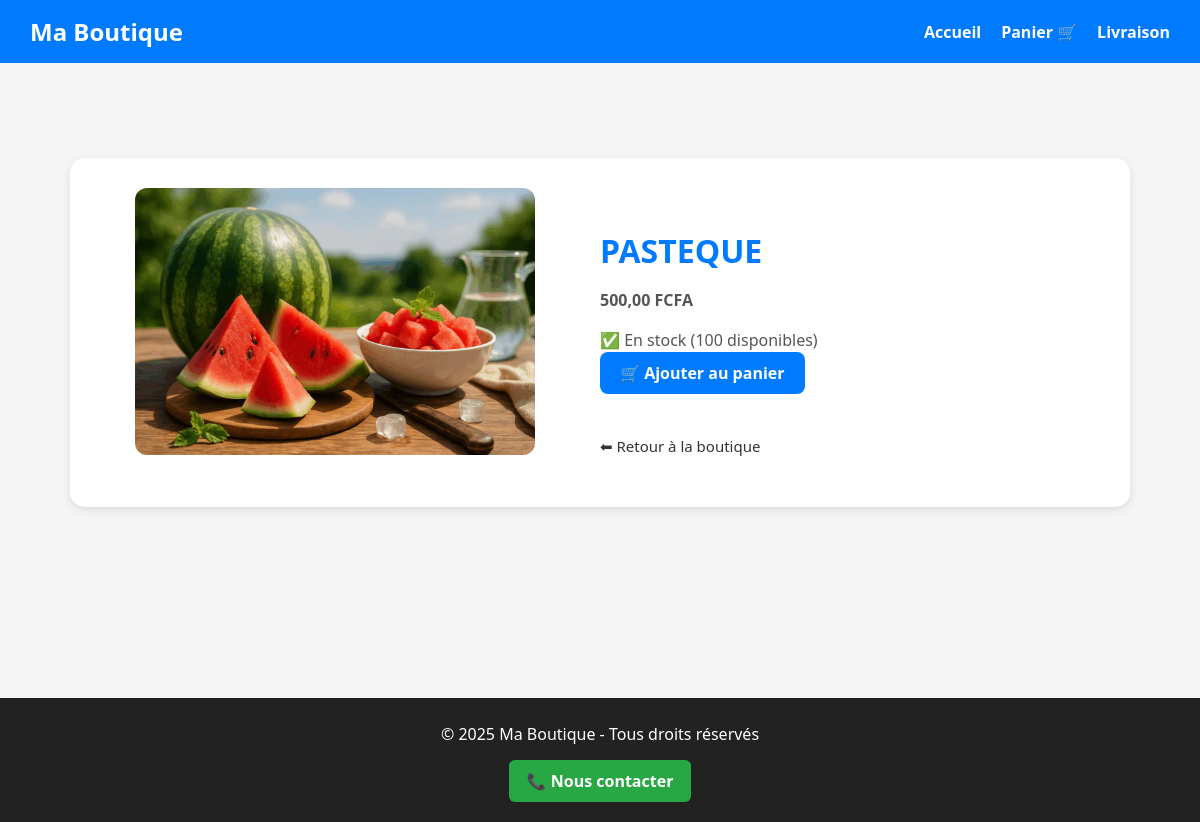
The page /produit/5/ on the database its author committed.
### boutique/models.py (models this page shows, shortened)
class Produit(models.Model):
    categorie = models.ForeignKey(Categorie, on_delete=models.CASCADE, related_name="produits")
    nom = models.CharField(max_length=200)
    description = models.TextField(blank=True, default='')
    prix = models.DecimalField(max_digits=10, decimal_places=2)
    image = models.ImageField(upload_to='produits/', blank=True, null=True)
    stock = models.IntegerField(default=0)

### boutique/views.py (the view)
# urls.py: path('produit/<int:pk>/', views.product_detail, name='product_detail'),
def product_detail(request, pk):
    produit = get_object_or_404(Produit, pk=pk)
    return render(request, 'boutique/product_detail.html', {'produit': produit})

### boutique/templates/boutique/product_detail.html (shortened to what this page needs)
{% extends 'boutique/base.html' %}
{% load static %}
{% block content %}
<div class="detail-container">
    <div class="detail-image">
        {% if produit.image %}
            <img src="{{ produit.image.url }}" alt="{{ produit.nom }}">
        {% else %}
            <img src="https://via.placeholder.com/400x300?text=Pas+d'image" alt="Pas d'image">
        {% endif %}
    </div>
    <div class="detail-info">
        <h1>{{ produit.nom }}</h1>
        <p class="prix">{{ produit.prix }} FCFA</p>
        {% if produit.stock > 0 %}
            <p class="stock">✅ En stock ({{ produit.stock }} disponibles)</p>
            <a href="{% url 'boutique:add_to_cart' produit.id %}" class="ajouter-panier">🛒 Ajouter au panier</a>
        {% else %}
            <p class="stock">❌ En rupture de stock</p>
        {% endif %}
        <br><br>
        <a href="{% url 'boutique:product_list' %}" class="retour">⬅ Retour à la boutique</a>
    </div>
</div>
{% endblock %}

### boutique/templates/boutique/base.html (style rules this page uses)
body { margin: 0; font-family: "Segoe UI", Arial, sans-serif; background-color: #f5f5f5; color: #333; }
a { text-decoration: none; color: inherit; }

### rows shown on the page
Produit: image (picture), nom "PASTEQUE", prix "500,00", stock "100"
